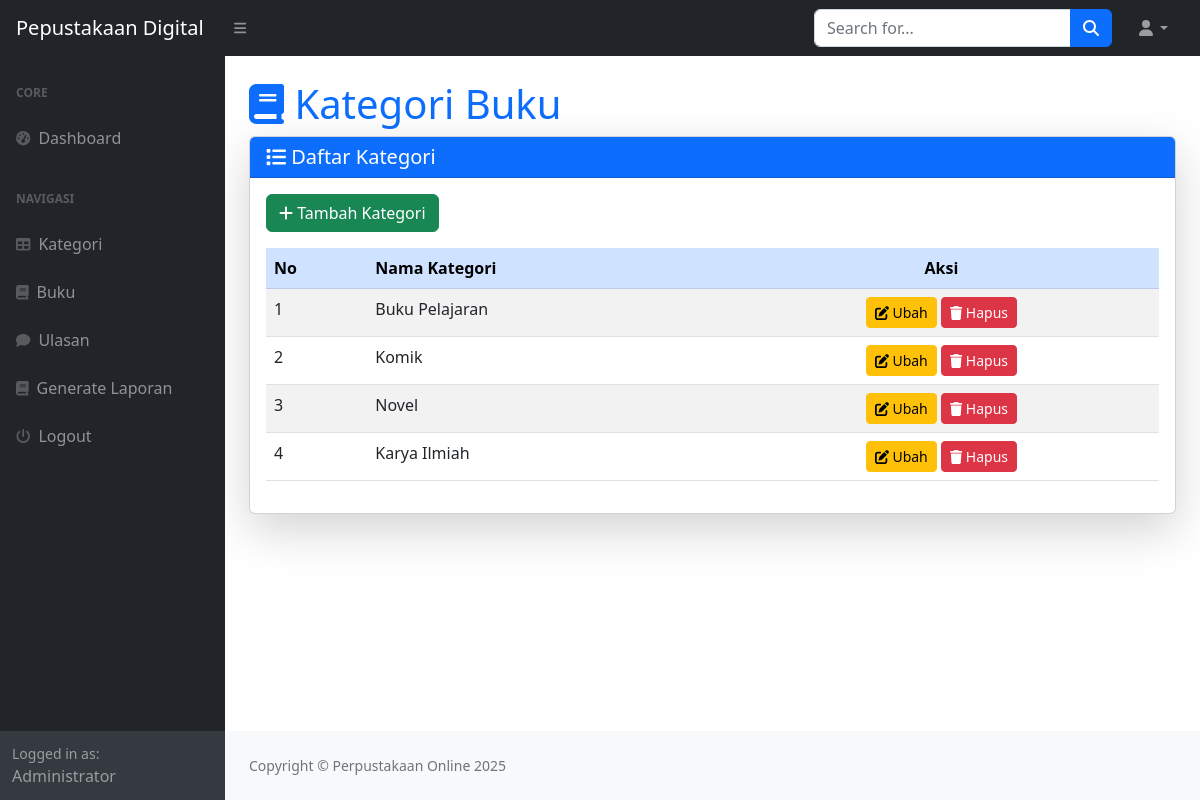
Page /perpusdig/index.php?page=kategori (signed in) on the committed database.
### tables this page shows
CREATE TABLE `kategori` (
  `id_kategori` int(11) NOT NULL,
  `kategori` varchar(255) DEFAULT NULL
);

### perpusdig/kategori.php (the view, shortened to what this page needs)
<h1 class="mt-4 text-primary"><i class="fas fa-book"></i> Kategori Buku</h1>
<div class="card shadow-lg">
    <div class="card-header bg-primary text-white">
        <h5 class="mb-0"><i class="fas fa-list"></i> Daftar Kategori</h5>
    </div>
    <div class="card-body">
        <div class="mb-3">
            <a href="?page=kategori_tambah" class="btn btn-success"><i class="fas fa-plus"></i> Tambah Kategori</a>
        </div>
        <div class="table-responsive">
            <table class="table table-hover table-striped" id="dataTable">
                <thead class="table-primary">
                    <tr>
                        <th>No</th>
                        <th>Nama Kategori</th>
                        <th class="text-center">Aksi</th>
                    </tr>
                </thead>
                <tbody>
                    <?php
                    $i = 1;
                    $query = mysqli_query($koneksi, "SELECT * FROM kategori");
                    while ($data = mysqli_fetch_array($query)) {
                    ?>
                    <tr>
                        <td><?php echo $i++; ?></td>
                        <td><?php echo htmlspecialchars($data['kategori']); ?></td>
                        <td class="text-center">
                            <a href="?page=kategori_ubah&id=<?php echo $data['id_kategori']; ?>" class="btn btn-warning btn-sm">
                                <i class="fas fa-edit"></i> Ubah
                            </a>
                            <a onclick="return confirm('Apakah Anda yakin ingin menghapus kategori ini?');"
                               href="?page=kategori_hapus&id=<?php echo $data['id_kategori']; ?>"
                               class="btn btn-danger btn-sm">
                                <i class="fas fa-trash"></i> Hapus
                            </a>
                        </td>
                    </tr>
                    <?php } ?>
                </tbody>
            </table>
        </div>
    </div>
</div>

### rows in the picture
kategori: kategori "Buku Pelajaran"
kategori: kategori "Komik"
kategori: kategori "Novel"
kategori: kategori "Karya Ilmiah"

### other values in the picture
$_SESSION['user']['nama'] "Administrator"
